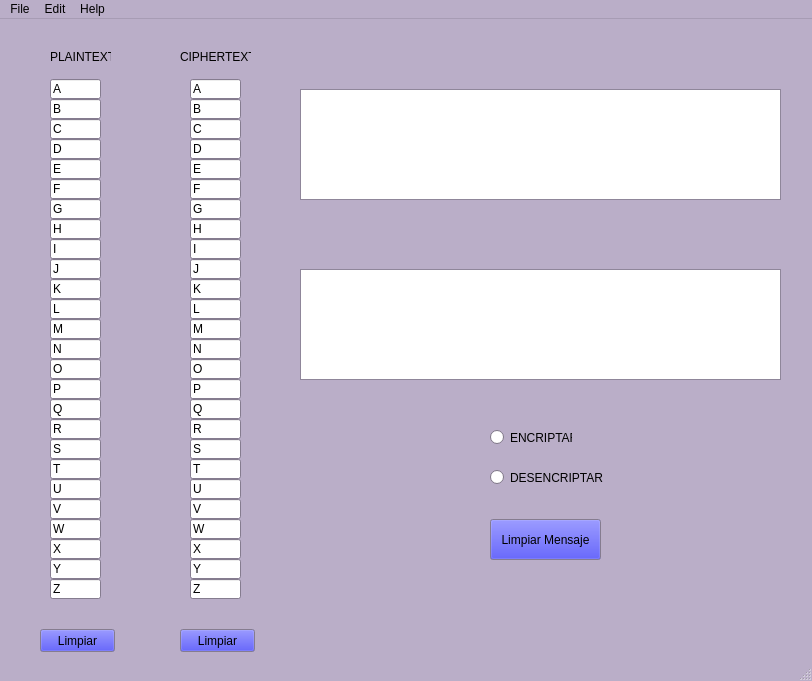
 <widget class="QMainWindow" name="MainWindow">
  <property name="geometry">
   <rect>
    <x>0</x>
    <y>0</y>
    <width>812</width>
    <height>681</height>
   </rect>
  </property>
  <property name="minimumSize">
   <size>
    <width>812</width>
    <height>681</height>
   </size>
  </property>
  <property name="maximumSize">
   <size>
    <width>812</width>
    <height>681</height>
   </size>
  </property>
  <property name="palette">
   <palette>
    <active>
     <colorrole role="Button">
      <brush brushstyle="SolidPattern">
       <color alpha="255">
        <red>0</red>
        <green>0</green>
        <blue>255</blue>
       </color>
      </brush>
     </colorrole>
     <colorrole role="Base">
      <brush brushstyle="SolidPattern">
       <color alpha="255">
        <red>255</red>
        <green>255</green>
        <blue>255</blue>
       </color>
      </brush>
     </colorrole>
     <colorrole role="Window">
      <brush brushstyle="SolidPattern">
       <color alpha="255">
        <red>186</red>
        <green>174</green>
        <blue>200</blue>
       </color>
      </brush>
     </colorrole>
    </active>
    <inactive>
     <colorrole role="Button">
      <brush brushstyle="SolidPattern">
       <color alpha="255">
        <red>0</red>
        <green>0</green>
        <blue>255</blue>
       </color>
      </brush>
     </colorrole>
     <colorrole role="Base">
      <brush brushstyle="SolidPattern">
       <color alpha="255">
        <red>255</red>
        <green>255</green>
        <blue>255</blue>
       </color>
      </brush>
     </colorrole>
     <colorrole role="Window">
      <brush brushstyle="SolidPattern">
       <color alpha="255">
        <red>186</red>
        <green>174</green>
        <blue>200</blue>
       </color>
      </brush>
     </colorrole>
    </inactive>
    <disabled>
     <colorrole role="Button">
      <brush brushstyle="SolidPattern">
       <color alpha="255">
        <red>0</red>
        <green>0</green>
        <blue>255</blue>
       </color>
      </brush>
     </colorrole>
     <colorrole role="Base">
      <brush brushstyle="SolidPattern">
       <color alpha="255">
        <red>186</red>
        <green>174</green>
        <blue>200</blue>
       </color>
      </brush>
     </colorrole>
     <colorrole role="Window">
      <brush brushstyle="SolidPattern">
       <color alpha="255">
        <red>186</red>
        <green>174</green>
        <blue>200</blue>
       </color>
      </brush>
     </colorrole>
    </disabled>
   </palette>
  </property>
  <property name="windowTitle">
   <string>MainWindow</string>
  </property>
  <widget class="QWidget" name="centralwidget">
   <widget class="QTextEdit" name="Texto">
    <property name="geometry">
     <rect>
      <x>300</x>
      <y>70</y>
      <width>481</width>
      <height>111</height>
     </rect>
    </property>
   </widget>
   <widget class="QPushButton" name="btnLimpiar">
    <property name="geometry">
     <rect>
      <x>490</x>
      <y>500</y>
      <width>111</width>
      <height>41</height>
     </rect>
    </property>
    <property name="text">
     <string>Limpiar Mensaje</string>
    </property>
   </widget>
   <widget class="QLineEdit" name="plainText1">
    <property name="geometry">
     <rect>
      <x>50</x>
      <y>60</y>
      <width>51</width>
      <height>20</height>
     </rect>
    </property>
    <property name="text">
     <string>A</string>
    </property>
    <property name="maxLength">
     <number>1</number>
    </property>
   </widget>
   <widget class="QLineEdit" name="plainText2">
    <property name="geometry">
     <rect>
      <x>50</x>
      <y>80</y>
      <width>51</width>
      <height>20</height>
     </rect>
    </property>
    <property name="text">
     <string>B</string>
    </property>
    <property name="maxLength">
     <number>1</number>
    </property>
   </widget>
   <widget class="QLineEdit" name="plainText4">
    <property name="geometry">
     <rect>
      <x>50</x>
      <y>120</y>
      <width>51</width>
      <height>20</height>
     </rect>
    </property>
    <property name="text">
     <string>D</string>
    </property>
    <property name="maxLength">
     <number>1</number>
    </property>
   </widget>
   <widget class="QLineEdit" name="plainText3">
    <property name="geometry">
     <rect>
      <x>50</x>
      <y>100</y>
      <width>51</width>
      <height>20</height>
     </rect>
    </property>
    <property name="text">
     <string>C</string>
    </property>
    <property name="maxLength">
     <number>1</number>
    </property>
   </widget>
   <widget class="QLineEdit" name="plainText7">
    <property name="geometry">
     <rect>
      <x>50</x>
      <y>180</y>
      <width>51</width>
      <height>20</height>
     </rect>
    </property>
    <property name="text">
     <string>G</string>
    </property>
    <property name="maxLength">
     <number>1</number>
    </property>
   </widget>
   <widget class="QLineEdit" name="plainText6">
    <property name="geometry">
     <rect>
      <x>50</x>
      <y>160</y>
      <width>51</width>
      <height>20</height>
     </rect>
    </property>
    <property name="text">
     <string>F</string>
    </property>
    <property name="maxLength">
     <number>1</number>
    </property>
   </widget>
   <widget class="QLineEdit" name="plainText5">
    <property name="geometry">
     <rect>
      <x>50</x>
      <y>140</y>
      <width>51</width>
      <height>20</height>
     </rect>
    </property>
    <property name="text">
     <string>E</string>
    </property>
    <property name="maxLength">
     <number>1</number>
    </property>
   </widget>
   <widget class="QLineEdit" name="plainText8">
    <property name="geometry">
     <rect>
      <x>50</x>
      <y>200</y>
      <width>51</width>
      <height>20</height>
     </rect>
    </property>
    <property name="text">
     <string>H</string>
    </property>
    <property name="maxLength">
     <number>1</number>
    </property>
   </widget>
   <widget class="QLineEdit" name="plainText16">
    <property name="geometry">
     <rect>
      <x>50</x>
      <y>360</y>
      <width>51</width>
      <height>20</height>
     </rect>
    </property>
    <property name="text">
     <string>P</string>
    </property>
    <property name="maxLength">
     <number>1</number>
    </property>
   </widget>
   <widget class="QLineEdit" name="plainText11">
    <property name="geometry">
     <rect>
      <x>50</x>
      <y>260</y>
      <width>51</width>
      <height>20</height>
     </rect>
    </property>
    <property name="text">
     <string>K</string>
    </property>
    <property name="maxLength">
     <number>1</number>
    </property>
   </widget>
   <widget class="QLineEdit" name="plainText14">
    <property name="geometry">
     <rect>
      <x>50</x>
      <y>320</y>
      <width>51</width>
      <height>20</height>
     </rect>
    </property>
    <property name="text">
     <string>N</string>
    </property>
    <property name="maxLength">
     <number>1</number>
    </property>
   </widget>
   <widget class="QLineEdit" name="plainText10">
    <property name="geometry">
     <rect>
      <x>50</x>
      <y>240</y>
      <width>51</width>
      <height>20</height>
     </rect>
    </property>
    <property name="text">
     <string>J</string>
    </property>
    <property name="maxLength">
     <number>1</number>
    </property>
   </widget>
   <widget class="QLineEdit" name="plainText9">
    <property name="geometry">
     <rect>
      <x>50</x>
      <y>220</y>
      <width>51</width>
      <height>20</height>
     </rect>
    </property>
    <property name="text">
     <string>I</string>
    </property>
    <property name="maxLength">
     <number>1</number>
    </property>
   </widget>
   <widget class="QLineEdit" name="plainText13">
    <property name="geometry">
     <rect>
      <x>50</x>
      <y>300</y>
      <width>51</width>
      <height>20</height>
     </rect>
    </property>
    <property name="text">
     <string>M</string>
    </property>
    <property name="maxLength">
     <number>1</number>
    </property>
   </widget>
   <widget class="QLineEdit" name="plainText15">
    <property name="geometry">
     <rect>
      <x>50</x>
      <y>340</y>
      <width>51</width>
      <height>20</height>
     </rect>
    </property>
    <property name="text">
     <string>O</string>
    </property>
    <property name="maxLength">
     <number>1</number>
    </property>
   </widget>
   <widget class="QLineEdit" name="plainText12">
    <property name="geometry">
     <rect>
      <x>50</x>
      <y>280</y>
      <width>51</width>
      <height>20</height>
     </rect>
    </property>
    <property name="text">
     <string>L</string>
    </property>
    <property name="maxLength">
     <number>1</number>
    </property>
   </widget>
   <widget class="QLineEdit" name="plainText26">
    <property name="geometry">
     <rect>
      <x>50</x>
      <y>560</y>
      <width>51</width>
      <height>20</height>
     </rect>
    </property>
    <property name="text">
     <string>Z</string>
    </property>
    <property name="maxLength">
     <number>1</number>
    </property>
   </widget>
   <widget class="QLineEdit" name="plainText24">
    <property name="geometry">
     <rect>
      <x>50</x>
      <y>520</y>
      <width>51</width>
      <height>20</height>
     </rect>
    </property>
    <property name="text">
     <string>X</string>
    </property>
    <property name="maxLength">
     <number>1</number>
    </property>
   </widget>
   <widget class="QLineEdit" name="plainText19">
    <property name="geometry">
     <rect>
      <x>50</x>
      <y>420</y>
      <width>51</width>
      <height>20</height>
     </rect>
    </property>
    <property name="text">
     <string>S</string>
    </property>
    <property name="maxLength">
     <number>1</number>
    </property>
   </widget>
   <widget class="QLineEdit" name="plainText22">
    <property name="geometry">
     <rect>
      <x>50</x>
      <y>480</y>
      <width>51</width>
      <height>20</height>
     </rect>
    </property>
    <property name="text">
     <string>V</string>
    </property>
    <property name="maxLength">
     <number>1</number>
    </property>
   </widget>
   <widget class="QLineEdit" name="plainText25">
    <property name="geometry">
     <rect>
      <x>50</x>
      <y>540</y>
      <width>51</width>
      <height>20</height>
     </rect>
    </property>
    <property name="text">
     <string>Y</string>
    </property>
    <property name="maxLength">
     <number>1</number>
    </property>
   </widget>
   <widget class="QLineEdit" name="plainText18">
    <property name="geometry">
     <rect>
      <x>50</x>
      <y>400</y>
      <width>51</width>
      <height>20</height>
     </rect>
    </property>
    <property name="text">
     <string>R</string>
    </property>
    <property name="maxLength">
     <number>1</number>
    </property>
   </widget>
   <widget class="QLineEdit" name="plainText17">
    <property name="geometry">
     <rect>
      <x>50</x>
      <y>380</y>
      <width>51</width>
      <height>20</height>
     </rect>
    </property>
    <property name="text">
     <string>Q</string>
    </property>
    <property name="maxLength">
     <number>1</number>
    </property>
   </widget>
   <widget class="QLineEdit" name="plainText21">
    <property name="geometry">
     <rect>
      <x>50</x>
      <y>460</y>
      <width>51</width>
      <height>20</height>
     </rect>
    </property>
    <property name="text">
     <string>U</string>
    </property>
    <property name="maxLength">
     <number>1</number>
    </property>
   </widget>
   <widget class="QLineEdit" name="plainText23">
    <property name="geometry">
     <rect>
      <x>50</x>
      <y>500</y>
      <width>51</width>
      <height>20</height>
     </rect>
    </property>
    <property name="text">
     <string>W</string>
    </property>
    <property name="maxLength">
     <number>1</number>
    </property>
   </widget>
   <widget class="QLineEdit" name="plainText20">
    <property name="geometry">
     <rect>
      <x>50</x>
      <y>440</y>
      <width>51</width>
      <height>20</height>
     </rect>
    </property>
    <property name="text">
     <string>T</string>
    </property>
    <property name="maxLength">
     <number>1</number>
    </property>
   </widget>
   <widget class="QLabel" name="label">
    <property name="geometry">
     <rect>
      <x>50</x>
      <y>30</y>
      <width>61</width>
      <height>16</height>
     </rect>
    </property>
    <property name="text">
     <string>PLAINTEXT:</string>
    </property>
   </widget>
   <widget class="QLabel" name="label_2">
    <property name="geometry">
     <rect>
      <x>180</x>
      <y>30</y>
      <width>71</width>
      <height>16</height>
     </rect>
    </property>
    <property name="text">
     <string>CIPHERTEXT:</string>
    </property>
   </widget>
   <widget class="QPushButton" name="pushButton">
    <property name="geometry">
     <rect>
      <x>40</x>
      <y>610</y>
      <width>75</width>
      <height>23</height>
     </rect>
    </property>
    <property name="text">
     <string>Limpiar</string>
    </property>
   </widget>
   <widget class="QLineEdit" name="cipherText21">
    <property name="geometry">
     <rect>
      <x>190</x>
      <y>460</y>
      <width>51</width>
      <height>20</height>
     </rect>
    </property>
    <property name="text">
     <string>U</string>
    </property>
    <property name="maxLength">
     <number>1</number>
    </property>
   </widget>
   <widget class="QLineEdit" name="cipherText11">
    <property name="geometry">
     <rect>
      <x>190</x>
      <y>260</y>
      <width>51</width>
      <height>20</height>
     </rect>
    </property>
    <property name="text">
     <string>K</string>
    </property>
    <property name="maxLength">
     <number>1</number>
    </property>
   </widget>
   <widget class="QLineEdit" name="cipherText20">
    <property name="geometry">
     <rect>
      <x>190</x>
      <y>440</y>
      <width>51</width>
      <height>20</height>
     </rect>
    </property>
    <property name="text">
     <string>T</string>
    </property>
    <property name="maxLength">
     <number>1</number>
    </property>
   </widget>
   <widget class="QPushButton" name="pushButton_2">
    <property name="geometry">
     <rect>
      <x>180</x>
      <y>610</y>
      <width>75</width>
      <height>23</height>
     </rect>
    </property>
    <property name="text">
     <string>Limpiar</string>
    </property>
   </widget>
   <widget class="QLineEdit" name="cipherText8">
    <property name="geometry">
     <rect>
      <x>190</x>
      <y>200</y>
      <width>51</width>
      <height>20</height>
     </rect>
    </property>
    <property name="text">
     <string>H</string>
    </property>
    <property name="maxLength">
     <number>1</number>
    </property>
   </widget>
   <widget class="QLineEdit" name="cipherText2">
    <property name="geometry">
     <rect>
      <x>190</x>
      <y>80</y>
      <width>51</width>
      <height>20</height>
     </rect>
    </property>
    <property name="text">
     <string>B</string>
    </property>
    <property name="maxLength">
     <number>1</number>
    </property>
   </widget>
   <widget class="QLineEdit" name="cipherText23">
    <property name="geometry">
     <rect>
      <x>190</x>
      <y>500</y>
      <width>51</width>
      <height>20</height>
     </rect>
    </property>
    <property name="text">
     <string>W</string>
    </property>
    <property name="maxLength">
     <number>1</number>
    </property>
   </widget>
   <widget class="QLineEdit" name="cipherText1">
    <property name="geometry">
     <rect>
      <x>190</x>
      <y>60</y>
      <width>51</width>
      <height>20</height>
     </rect>
    </property>
    <property name="text">
     <string>A</string>
    </property>
    <property name="maxLength">
     <number>1</number>
    </property>
    <property name="readOnly">
     <bool>false</bool>
    </property>
   </widget>
   <widget class="QLineEdit" name="cipherText4">
    <property name="geometry">
     <rect>
      <x>190</x>
      <y>120</y>
      <width>51</width>
      <height>20</height>
     </rect>
    </property>
    <property name="text">
     <string>D</string>
    </property>
    <property name="maxLength">
     <number>1</number>
    </property>
   </widget>
   <widget class="QLineEdit" name="cipherText12">
    <property name="geometry">
     <rect>
      <x>190</x>
      <y>280</y>
      <width>51</width>
      <height>20</height>
     </rect>
    </property>
    <property name="text">
     <string>L</string>
    </property>
    <property name="maxLength">
     <number>1</number>
    </property>
   </widget>
   <widget class="QLineEdit" name="cipherText7">
    <property name="geometry">
     <rect>
      <x>190</x>
      <y>180</y>
      <width>51</width>
      <height>20</height>
     </rect>
    </property>
    <property name="text">
     <string>G</string>
    </property>
    <property name="maxLength">
     <number>1</number>
    </property>
   </widget>
   <widget class="QLineEdit" name="cipherText17">
    <property name="geometry">
     <rect>
      <x>190</x>
      <y>380</y>
      <width>51</width>
      <height>20</height>
     </rect>
    </property>
    <property name="text">
     <string>Q</string>
    </property>
    <property name="maxLength">
     <number>1</number>
    </property>
   </widget>
   <widget class="QLineEdit" name="cipherText6">
    <property name="geometry">
     <rect>
      <x>190</x>
      <y>160</y>
      <width>51</width>
      <height>20</height>
     </rect>
    </property>
    <property name="text">
     <string>F</string>
    </property>
    <property name="maxLength">
     <number>1</number>
    </property>
   </widget>
   <widget class="QLineEdit" name="cipherText14">
    <property name="geometry">
     <rect>
      <x>190</x>
      <y>320</y>
      <width>51</width>
      <height>20</height>
     </rect>
    </property>
    <property name="text">
     <string>N</string>
    </property>
    <property name="maxLength">
     <number>1</number>
    </property>
   </widget>
   <widget class="QLineEdit" name="cipherText16">
    <property name="geometry">
     <rect>
      <x>190</x>
      <y>360</y>
      <width>51</width>
      <height>20</height>
     </rect>
    </property>
    <property name="text">
     <string>P</string>
    </property>
    <property name="maxLength">
     <number>1</number>
    </property>
   </widget>
   <widget class="QLineEdit" name="cipherText9">
    <property name="geometry">
     <rect>
      <x>190</x>
      <y>220</y>
      <width>51</width>
      <height>20</height>
     </rect>
    </property>
    <property name="text">
     <string>I</string>
    </property>
    <property name="maxLength">
     <number>1</number>
    </property>
   </widget>
   <widget class="QLineEdit" name="cipherText26">
    <property name="geometry">
     <rect>
      <x>190</x>
      <y>560</y>
      <width>51</width>
      <height>20</height>
     </rect>
    </property>
    <property name="text">
     <string>Z</string>
    </property>
    <property name="maxLength">
     <number>1</number>
    </property>
   </widget>
   <widget class="QLineEdit" name="cipherText25">
    <property name="geometry">
     <rect>
      <x>190</x>
      <y>540</y>
      <width>51</width>
      <height>20</height>
     </rect>
    </property>
    <property name="text">
     <string>Y</string>
    </property>
    <property name="maxLength">
     <number>1</number>
    </property>
   </widget>
   <widget class="QLineEdit" name="cipherText5">
    <property name="geometry">
     <rect>
      <x>190</x>
      <y>140</y>
      <width>51</width>
      <height>20</height>
     </rect>
    </property>
    <property name="text">
     <string>E</string>
    </property>
    <property name="maxLength">
     <number>1</number>
    </property>
   </widget>
   <widget class="QLineEdit" name="cipherText10">
    <property name="geometry">
     <rect>
      <x>190</x>
      <y>240</y>
      <width>51</width>
      <height>20</height>
     </rect>
    </property>
    <property name="text">
     <string>J</string>
    </property>
    <property name="maxLength">
     <number>1</number>
    </property>
   </widget>
   <widget class="QLineEdit" name="cipherText24">
    <property name="geometry">
     <rect>
      <x>190</x>
      <y>520</y>
      <width>51</width>
      <height>20</height>
     </rect>
    </property>
    <property name="text">
     <string>X</string>
    </property>
    <property name="maxLength">
     <number>1</number>
    </property>
   </widget>
   <widget class="QLineEdit" name="cipherText3">
    <property name="geometry">
     <rect>
      <x>190</x>
      <y>100</y>
      <width>51</width>
      <height>20</height>
     </rect>
    </property>
    <property name="text">
     <string>C</string>
    </property>
    <property name="maxLength">
     <number>1</number>
    </property>
   </widget>
   <widget class="QLineEdit" name="cipherText15">
    <property name="geometry">
     <rect>
      <x>190</x>
      <y>340</y>
      <width>51</width>
      <height>20</height>
     </rect>
    </property>
    <property name="text">
     <string>O</string>
    </property>
    <property name="maxLength">
     <number>1</number>
    </property>
   </widget>
   <widget class="QLineEdit" name="cipherText22">
    <property name="geometry">
     <rect>
      <x>190</x>
      <y>480</y>
      <width>51</width>
      <height>20</height>
     </rect>
    </property>
    <property name="text">
     <string>V</string>
    </property>
    <property name="maxLength">
     <number>1</number>
    </property>
   </widget>
   <widget class="QLineEdit" name="cipherText13">
    <property name="geometry">
     <rect>
      <x>190</x>
      <y>300</y>
      <width>51</width>
      <height>20</height>
     </rect>
    </property>
    <property name="text">
     <string>M</string>
    </property>
    <property name="maxLength">
     <number>1</number>
    </property>
   </widget>
   <widget class="QLineEdit" name="cipherText18">
    <property name="geometry">
     <rect>
      <x>190</x>
      <y>400</y>
      <width>51</width>
      <height>20</height>
     </rect>
    </property>
    <property name="text">
     <string>R</string>
    </property>
    <property name="maxLength">
     <number>1</number>
    </property>
   </widget>
   <widget class="QLineEdit" name="cipherText19">
    <property name="geometry">
     <rect>
      <x>190</x>
      <y>420</y>
      <width>51</width>
      <height>20</height>
     </rect>
    </property>
    <property name="text">
     <string>S</string>
    </property>
    <property name="maxLength">
     <number>1</number>
    </property>
   </widget>
   <widget class="QTextEdit" name="Texto_2">
    <property name="geometry">
     <rect>
      <x>300</x>
      <y>250</y>
      <width>481</width>
      <height>111</height>
     </rect>
    </property>
   </widget>
   <widget class="QRadioButton" name="btnEncriptar">
    <property name="geometry">
     <rect>
      <x>490</x>
      <y>410</y>
      <width>82</width>
      <height>17</height>
     </rect>
    </property>
    <property name="text">
     <string>ENCRIPTAR</string>
    </property>
   </widget>
   <widget class="QRadioButton" name="btnDesencriptar">
    <property name="geometry">
     <rect>
      <x>490</x>
      <y>450</y>
      <width>121</width>
      <height>17</height>
     </rect>
    </property>
    <property name="text">
     <string>DESENCRIPTAR</string>
    </property>
   </widget>
  </widget>
  <widget class="QMenuBar" name="menubar">
   <property name="geometry">
    <rect>
     <x>0</x>
     <y>0</y>
     <width>812</width>
     <height>21</height>
    </rect>
   </property>
   <widget class="QMenu" name="menuFile">
    <property name="title">
     <string>File</string>
    </property>
    <addaction name="actionExit"/>
   </widget>
   <widget class="QMenu" name="menuEdit">
    <property name="title">
     <string>Edit</string>
    </property>
    <addaction name="actionRedo"/>
    <addaction name="actionUndo"/>
    <addaction name="separator"/>
    <addaction name="actionCut"/>
    <addaction name="actionCopy"/>
    <addaction name="actionPaste"/>
   </widget>
   <widget class="QMenu" name="menuHelp">
    <property name="title">
     <string>Help</string>
    </property>
    <addaction name="actionAbout"/>
   </widget>
   <addaction name="menuFile"/>
   <addaction name="menuEdit"/>
   <addaction name="menuHelp"/>
  </widget>
  <widget class="QStatusBar" name="statusbar"/>
  <action name="actionAbout">
   <property name="text">
    <string>About</string>
   </property>
  </action>
  <action name="actionRedo">
   <property name="text">
    <string>Redo</string>
   </property>
  </action>
  <action name="actionUndo">
   <property name="text">
    <string>Undo</string>
   </property>
  </action>
  <action name="actionCut">
   <property name="text">
    <string>Cut</string>
   </property>
  </action>
  <action name="actionCopy">
   <property name="text">
    <string>Copy</string>
   </property>
  </action>
  <action name="actionPaste">
   <property name="text">
    <string>Paste</string>
   </property>
  </action>
  <action name="actionExit">
   <property name="text">
    <string>Exit</string>
   </property>
   <property name="shortcut">
    <string/>
   </property>
  </action>
 </widget>
